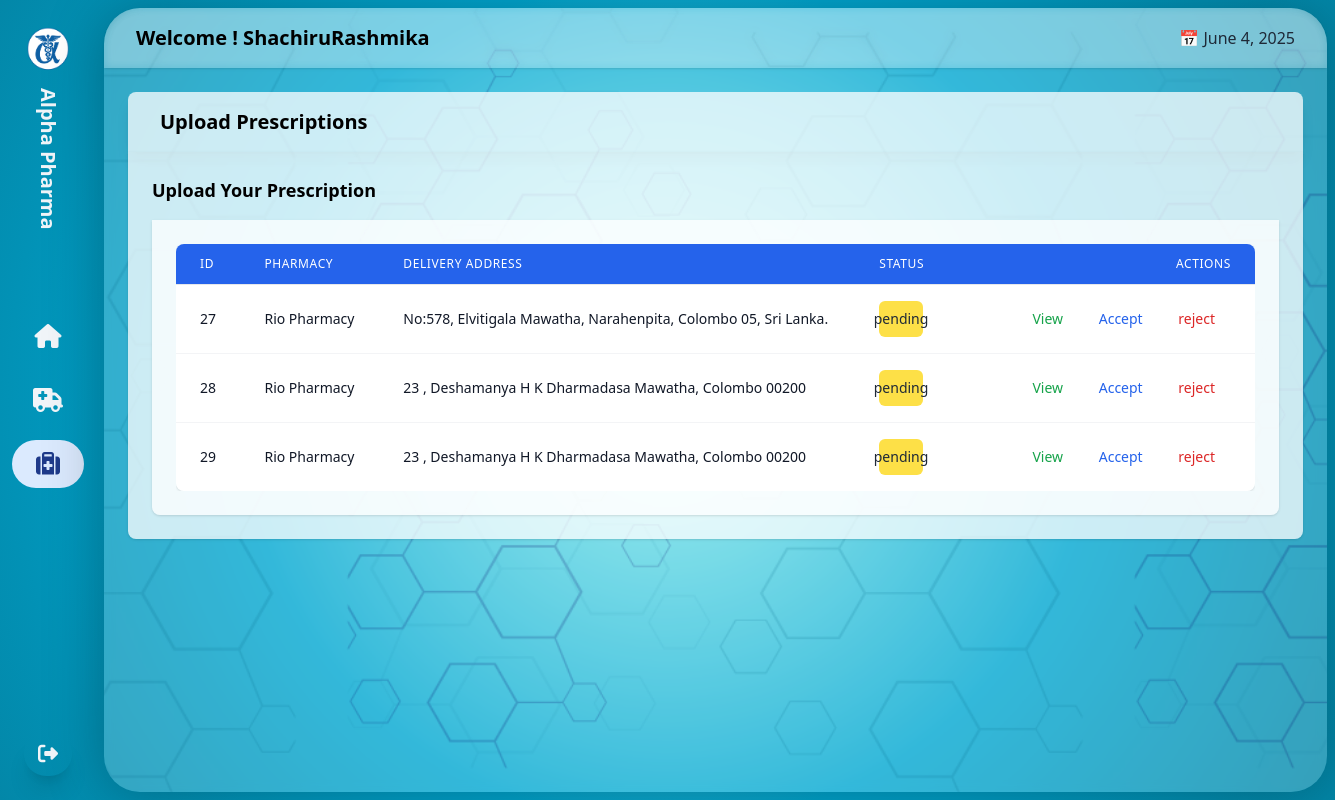
Page /UI/userQuotes.php (signed in) on the earlier database version.
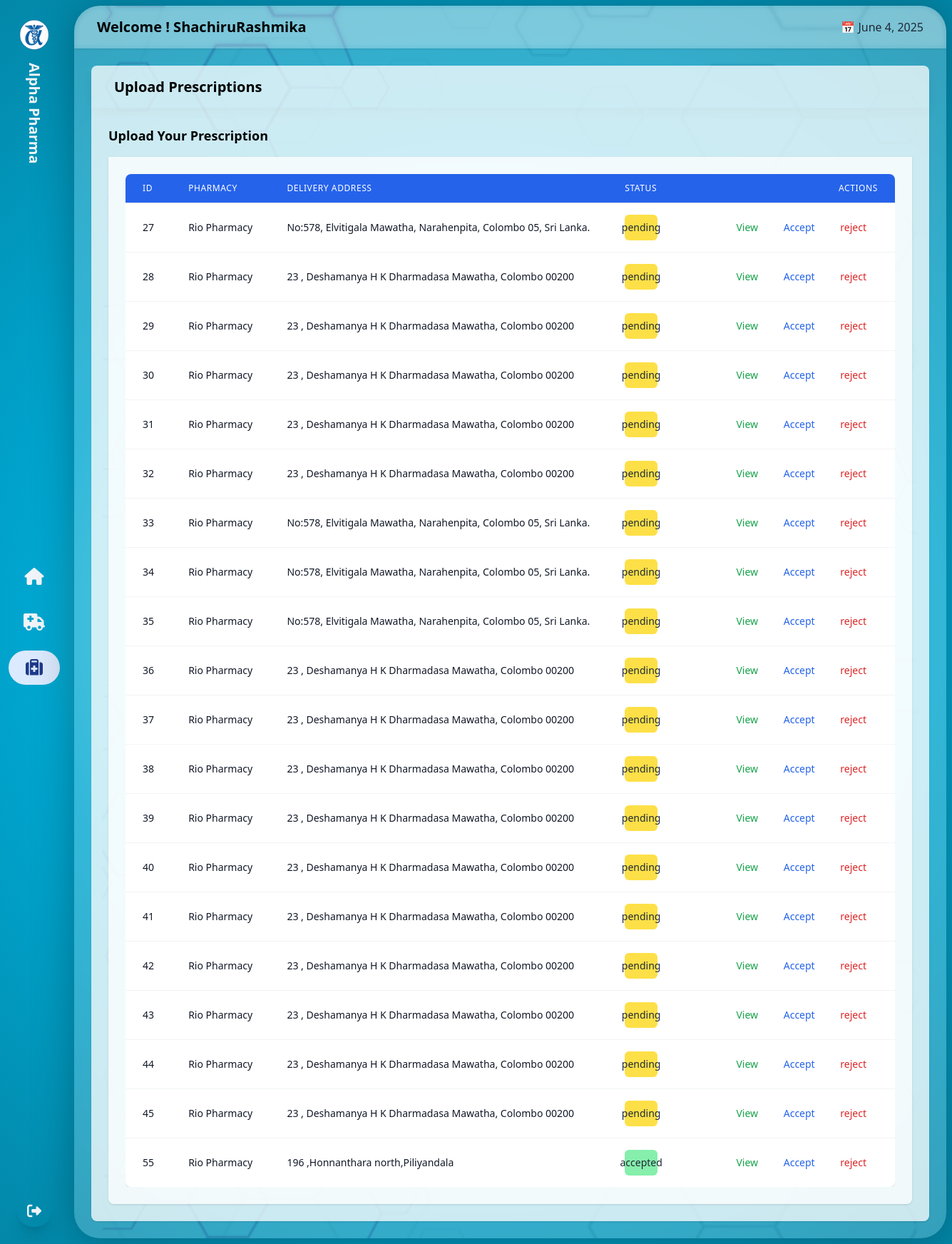
Same page on the later database version.
### tables this page shows
CREATE TABLE quotes (
    quoteID INTEGER PRIMARY KEY AUTOINCREMENT,
    prescriptionID INTEGER NOT NULL,
    pharmacyID INTEGER NOT NULL,
    customerID INTEGER NOT NULL,
  status TEXT CHECK(status IN ('pending', 'accepted', 'rejected'))  DEFAULT 'pending',
    createdAt TIMESTAMP DEFAULT CURRENT_TIMESTAMP,
    total REAL NOT NULL,
    csv TEXT,
    FOREIGN KEY (prescriptionID) REFERENCES prescription(prescriptionID),
    FOREIGN KEY (pharmacyID) REFERENCES users(id),
    FOREIGN KEY (customerID) REFERENCES users(id)
);

CREATE TABLE users (
    id INTEGER PRIMARY KEY AUTOINCREMENT,
    userName TEXT NOT NULL UNIQUE,
    name TEXT NOT NULL,
    password TEXT NOT NULL,
    email TEXT NOT NULL UNIQUE,
    address TEXT NOT NULL,
    contactNumber TEXT ,
    DoB TEXT ,
    userType TEXT CHECK(userType IN ('user', 'admin','pharmacy')) NOT NULL DEFAULT 'user'
   
);

CREATE TABLE prescription (
    prescriptionID INTEGER PRIMARY KEY AUTOINCREMENT,
    customerID INTEGER NOT NULL,
   pharmacyID INTEGER,
    note TEXT,
    deliveryAddress TEXT NOT NULL,
    deliveryTimeSlot TEXT NOT NULL,
    FOREIGN KEY (customerID) REFERENCES users(id),
    FOREIGN KEY (pharmacyID) REFERENCES users(id)
);

### UI/userQuotes.php (the view, shortened to what the changed rows need)
<?php
require_once '../Database/db.php';
$user = [
  'id'=> $_SESSION['user_id'],
    'userName' => $_SESSION['userName'],
];
$stmt = $db->prepare("SELECT * FROM quotes WHERE customerID = $user[id] ");
$result = $stmt->execute();
$quotes = [];
while ($row = $result->fetchArray(SQLITE3_ASSOC)) {
    $quotes[] = $row;
}
?>
<!DOCTYPE html>
<html lang="en">
<head>
  <script src="https://cdn.tailwindcss.com"></script>
  <link rel="stylesheet" href="https://cdnjs.cloudflare.com/ajax/libs/font-awesome/6.5.0/css/all.min.css">
  <link rel="stylesheet" href="./styles/user.css">
</head>
<body class="font-sans backGrad overflow-hidden">
<div class="flex h-screen">
    <div class="flex-1 flex flex-col m-2 rounded-[36px]  glass  bg-[url('./Assets/Asset3.png')] bg-contain bg-center">
      <header class="glass shadow p-4 px-8 flex justify-between items-center rounded-t-[36px]">
        <h1 class="text-xl font-semibold ">Welcome ! <?php echo $user['userName']; ?></h1>
      </header>
      <main class="p-6 overflow-y-auto">
         <header class="bg-white bg-opacity-75 shadow-lg p-4 px-8 flex justify-between items-center rounded-t-lg ">
        <h1 class="text-xl font-semibold ">Upload Prescriptions</h1>
      </header>
        <div class="bg-white bg-opacity-75 rounded-b-lg shadow p-6">
          <h2 class="text-lg font-semibold mb-4">Upload Your Prescription</h2>
 <div class="bg-white bg-opacity-75 rounded-b-lg shadow p-6">
        <div class="overflow-x-auto">
  <table class="min-w-full divide-y divide-gray-200 rounded-lg overflow-hidden shadow">
    <thead class="bg-blue-600 text-white">
      <tr>
        <th class="px-6 py-3 text-left text-xs font-medium uppercase tracking-wider">ID</th>
        <th class="px-6 py-3 text-left text-xs font-medium uppercase tracking-wider">Pharmacy</th>
           <th class="px-6 py-3 text-left text-xs font-medium uppercase tracking-wider">Delivery Address</th>
               <th class="px-6 py-3 text-left text-xs font-medium uppercase tracking-wider">Status</th>
        <th class="px-6 py-3 text-right text-xs font-medium uppercase tracking-wider">Actions</th>
      </tr>
    </thead>
    <tbody class="bg-white divide-y divide-gray-100">
        <?php foreach ($quotes as $qoute): ?>
            <tr>
            <td class="px-6 py-4 whitespace-nowrap text-sm text-gray-900"><?php echo $qoute['quoteID']; ?></td>
            <td class="px-6 py-4 whitespace-nowrap text-sm text-gray-900"><?php
            $stmt = $db->prepare("SELECT name FROM users WHERE id =$qoute[pharmacyID]");
            $result = $stmt->execute();
            echo $row = $result->fetchArray(SQLITE3_ASSOC)['name'];
            ?></td>
   <td class="px-6 py-4 whitespace-nowrap text-sm text-gray-900"><?php
            $stmt = $db->prepare("SELECT deliveryAddress FROM prescription WHERE prescriptionID =$qoute[prescriptionID]");
            $result = $stmt->execute();
            echo $row = $result->fetchArray(SQLITE3_ASSOC)['deliveryAddress'];
            ?></td>
           <?php
$status = $qoute['status'];
$bgClass = '';
switch ($status) {
    case 'pending':
        $bgClass = 'bg-yellow-300';
        break;
    case 'accepted':
        $bgClass = 'bg-green-300';
        break;
}
?>
<td class="px-6 py-4 whitespace-nowrap text-sm text-gray-900">
  <span class="text-gray-800 p-2 px-4 rounded-md flex items-center justify-center w-[50%] h-full <?php echo $bgClass; ?>">
    <?php echo $status; ?>
  </span>
</td>
            <td class="px-6 py-4 whitespace-nowrap text-right text-sm font-medium">
                 <a href="../PHP/genPdf.php?id=<?php echo $qoute['quoteID']; ?>" class="text-green-600 hover:text-green-900 mx-4">View</a>
                <a href="../PHP/changeQuoteStatus.php?id=<?php echo $qoute['quoteID']; ?>&status=accepted" class="text-blue-600 hover:text-blue-900  mx-4">Accept</a>
                <a href="../PHP/changeQuoteStatus.php?id=<?php echo $qoute['quoteID']; ?>&status=rejected" class="text-red-600 hover:text-red-900  mx-4">reject</a>
            </td>
            </tr>
        <?php endforeach; ?>
    </tbody>
  </table>
</div>
        </div>
      </main>
    </div>
  </div>
</body>
</html>

Differences in the rows shown:
added quotes: quoteID "30", pharmacyID.name "Rio Pharmacy", prescriptionID.deliveryAddress "23 , Deshamanya H K Dharmadasa Mawatha, Colombo 00200", status "pending"
added quotes: quoteID "31", pharmacyID.name "Rio Pharmacy", prescriptionID.deliveryAddress "23 , Deshamanya H K Dharmadasa Mawatha, Colombo 00200", status "pending"
added quotes: quoteID "32", pharmacyID.name "Rio Pharmacy", prescriptionID.deliveryAddress "23 , Deshamanya H K Dharmadasa Mawatha, Colombo 00200", status "pending"
added quotes: quoteID "33", pharmacyID.name "Rio Pharmacy", prescriptionID.deliveryAddress "No:578, Elvitigala Mawatha, Narahenpita, Colombo 05, Sri Lanka.", status "pending"
added quotes: quoteID "34", pharmacyID.name "Rio Pharmacy", prescriptionID.deliveryAddress "No:578, Elvitigala Mawatha, Narahenpita, Colombo 05, Sri Lanka.", status "pending"
added quotes: quoteID "35", pharmacyID.name "Rio Pharmacy", prescriptionID.deliveryAddress "No:578, Elvitigala Mawatha, Narahenpita, Colombo 05, Sri Lanka.", status "pending"
added quotes: quoteID "36", pharmacyID.name "Rio Pharmacy", prescriptionID.deliveryAddress "23 , Deshamanya H K Dharmadasa Mawatha, Colombo 00200", status "pending"
added quotes: quoteID "37", pharmacyID.name "Rio Pharmacy", prescriptionID.deliveryAddress "23 , Deshamanya H K Dharmadasa Mawatha, Colombo 00200", status "pending"
added quotes: quoteID "38", pharmacyID.name "Rio Pharmacy", prescriptionID.deliveryAddress "23 , Deshamanya H K Dharmadasa Mawatha, Colombo 00200", status "pending"
added quotes: quoteID "39", pharmacyID.name "Rio Pharmacy", prescriptionID.deliveryAddress "23 , Deshamanya H K Dharmadasa Mawatha, Colombo 00200", status "pending"
added quotes: quoteID "40", pharmacyID.name "Rio Pharmacy", prescriptionID.deliveryAddress "23 , Deshamanya H K Dharmadasa Mawatha, Colombo 00200", status "pending"
added quotes: quoteID "41", pharmacyID.name "Rio Pharmacy", prescriptionID.deliveryAddress "23 , Deshamanya H K Dharmadasa Mawatha, Colombo 00200", status "pending"
added quotes: quoteID "42", pharmacyID.name "Rio Pharmacy", prescriptionID.deliveryAddress "23 , Deshamanya H K Dharmadasa Mawatha, Colombo 00200", status "pending"
added quotes: quoteID "43", pharmacyID.name "Rio Pharmacy", prescriptionID.deliveryAddress "23 , Deshamanya H K Dharmadasa Mawatha, Colombo 00200", status "pending"
added quotes: quoteID "44", pharmacyID.name "Rio Pharmacy", prescriptionID.deliveryAddress "23 , Deshamanya H K Dharmadasa Mawatha, Colombo 00200", status "pending"
added quotes: quoteID "45", pharmacyID.name "Rio Pharmacy", prescriptionID.deliveryAddress "23 , Deshamanya H K Dharmadasa Mawatha, Colombo 00200", status "pending"
added quotes: quoteID "55", pharmacyID.name "Rio Pharmacy", prescriptionID.deliveryAddress "196 ,Honnanthara north,Piliyandala", status "accepted"
